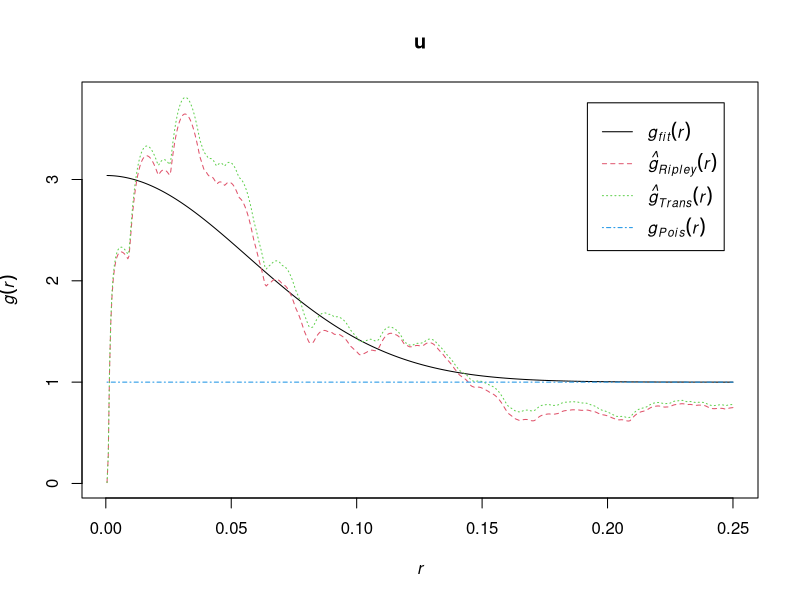

Recreate this plot in R.
library(spatstat)


### Name: thomas.estpcf
### Title: Fit the Thomas Point Process by Minimum Contrast
### Aliases: thomas.estpcf
### Keywords: spatial models

### ** Examples

    data(redwood)
    u <- thomas.estpcf(redwood, c(kappa=10, scale=0.1))
    u
    plot(u, legendpos="topright")
    u2 <- thomas.estpcf(redwood, c(kappa=10, scale=0.1),
          pcfargs=list(stoyan=0.12))
